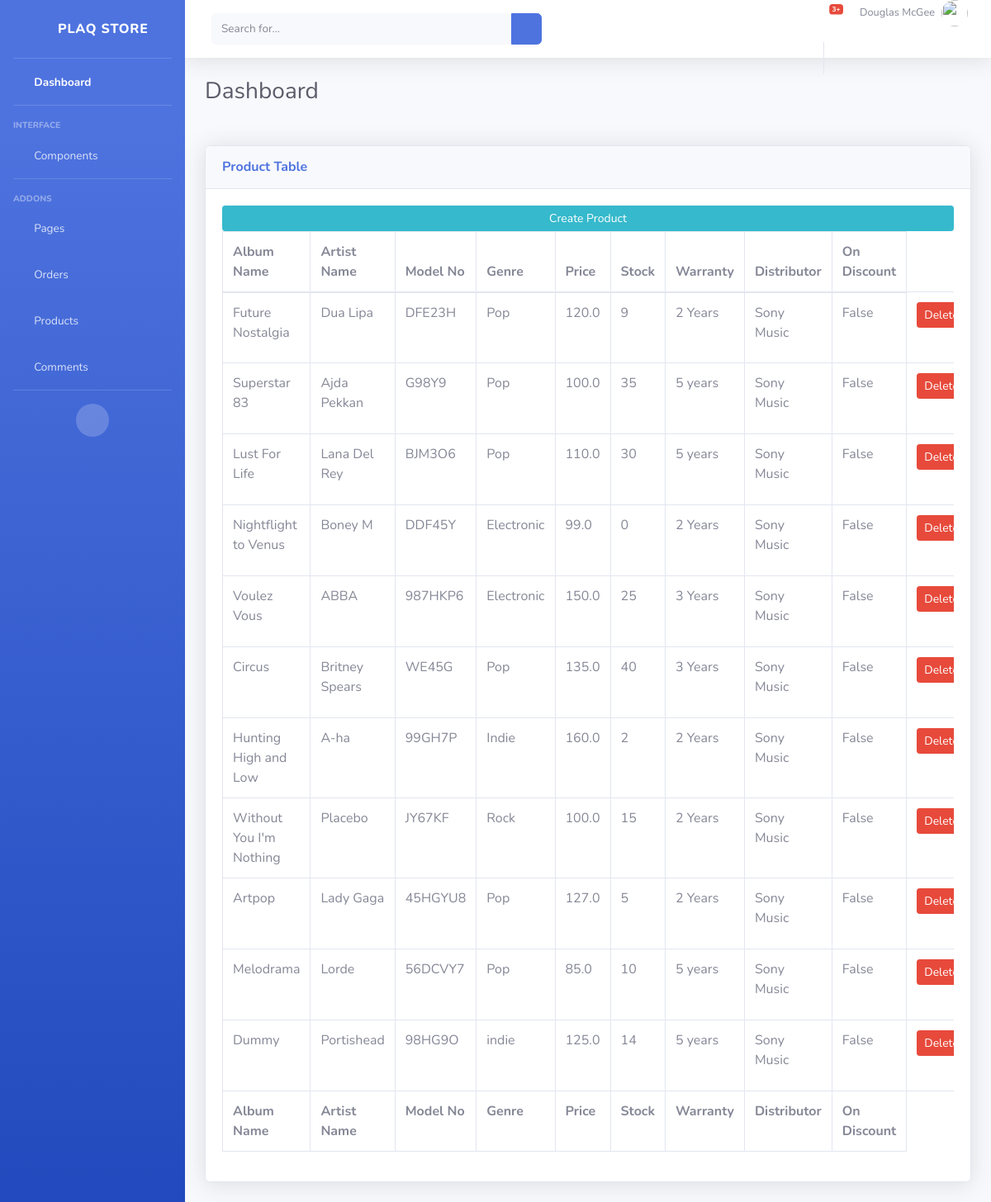
The app's page /tables/ with its own data.
### store/models.py (models this page shows, shortened)
class Product(models.Model):
    model_no = models.CharField(max_length=200, blank=True, null=True)
    album_name = models.CharField(max_length=200, blank=False)
    artist_name = models.CharField(max_length=200, blank=False)
    description = models.CharField(max_length=500, blank=True, null=True)
    genre = models.CharField(max_length=200, blank=True, null=True)
    warranty = models.CharField(max_length=200, blank=True, null=True)
    distributor = models.CharField(max_length=200, blank=True, null=True)
    price = models.FloatField()
    stock = models.IntegerField(default=0, null=True, blank=True)
    onDiscount = models.BooleanField(default= False)
    image = models.ImageField(blank=True, null=True)

### managers/views.py (the view)
# urls.py: path('tables/', mg.pmTables, name='tables'),
def pmTables(request):
    products = Product.objects.all()
    context={'products': products}
    return render(request, "managers/tables.html", context)

### managers/templates/managers/tables.html (shortened to what this page needs)
{% include 'managers/base.html' %}
{% load static %}
{%block content%}
<div class="card shadow mb-4">
    <div class="card-header py-3">
        <h6 class="m-0 font-weight-bold text-primary">Product Table</h6>
    </div>
    <div class="card-body">
        <a class="btn btn-info  btn-sm btn-block" href="{% url 'create_product' %}">Create Product</a>
        <div class="table-responsive">
            <table class="table table-bordered" id="dataTable" width="100%" cellspacing="0">
                <thead>
                    <tr>
                        <th>Album Name</th>
                        <th>Artist Name</th>
                        <th>Model No</th>
                        <th>Genre</th>
                        <th>Price</th>
                        <th>Stock</th>
                        <th>Warranty</th>
                        <th>Distributor</th>
                        <th>On Discount</th>
                    </tr>
                </thead>
                <tfoot>
                    <tr>
                        <th>Album Name</th>
                        <th>Artist Name</th>
                        <th>Model No</th>
                        <th>Genre</th>
                        <th>Price</th>
                        <th>Stock</th>
                        <th>Warranty</th>
                        <th>Distributor</th>
                        <th>On Discount</th>
                    </tr>
                </tfoot>
                <tbody>
                    {% for product in products %}
                    <tr>
                        <td>{{product.album_name}}</td>
                        <td>{{product.artist_name}}</td>
                        <td>{{product.model_no}}</td>
                        <td>{{product.genre}}</td>
                        <td>{{product.price}}</td>
                        <td>{{product.stock}}</td>
                        <td>{{product.warranty}}</td>
                        <td>{{product.distributor}}</td>
                        <td>{{product.onDiscount}}</td>
                        <td><a class="btn btn-sm btn-danger" href="{% url 'delete_product' product.id %}">Delete</a></td>
                    </tr>
                    {% endfor %}
                </tbody>
            </table>
        </div>
    </div>
</div>
{%endblock content %}

### managers/templates/managers/base.html (shortened to what this page needs)
<!DOCTYPE html>
<html lang="en">
{%load static %}
<head>
    <link href="{% static 'vendor/fontawesome-free/css/all.min.css' %}" rel="stylesheet" type="text/css">
    <link href="{% static 'css/sb-admin-2.min.css' %}" rel="stylesheet">
</head>
<body id="page-top">
    <div id="wrapper">
        <ul class="navbar-nav bg-gradient-primary sidebar sidebar-dark accordion" id="accordionSidebar">
            <a class="sidebar-brand d-flex align-items-center justify-content-center" href="/product-manager">
                <div class="sidebar-brand-icon rotate-n-15">
                    <i class="fas fa-laugh-wink"></i>
                </div>
                <div class="sidebar-brand-text mx-3">PLAQ Store</div>
            </a>
            <hr class="sidebar-divider my-0">
            <li class="nav-item active">
                <a class="nav-link" href="/product-manager">
                    <i class="fas fa-fw fa-tachometer-alt"></i>
                    <span>Dashboard</span></a>
            </li>
            <hr class="sidebar-divider">
            <div class="sidebar-heading">
                Interface
            </div>
            <li class="nav-item">
                <a class="nav-link collapsed" href="#" data-toggle="collapse" data-target="#collapseTwo"
                    aria-expanded="true" aria-controls="collapseTwo">
                    <i class="fas fa-fw fa-cog"></i>
                    <span>Components</span>
                </a>
            </li>
            <hr class="sidebar-divider">
            <div class="sidebar-heading">
                Addons
            </div>
            <li class="nav-item">
                <a class="nav-link collapsed" href="#" data-toggle="collapse" data-target="#collapsePages"
                    aria-expanded="true" aria-controls="collapsePages">
                    <i class="fas fa-fw fa-folder"></i>
                    <span>Pages</span>
                </a>
            </li>
            <li class="nav-item">
                <a class="nav-link" href="">
                    <i class="fas fa-fw fa-table"></i>
                    <span>Orders</span></a>
            </li>
            <li class="nav-item">
                <a class="nav-link" href="/tables">
                    <i class="fas fa-fw fa-table"></i>
                    <span>Products</span></a>
            </li>
            <li class="nav-item">
                <a class="nav-link" href="/comments">
                    <i class="fas fa-fw fa-table"></i>
                    <span>Comments</span></a>
            </li>
            <hr class="sidebar-divider d-none d-md-block">
            <div class="text-center d-none d-md-inline">
                <button class="rounded-circle border-0" id="sidebarToggle"></button>
            </div>
        </ul>
        <div id="content-wrapper" class="d-flex flex-column">
            <div id="content">
                <nav class="navbar navbar-expand navbar-light bg-white topbar mb-4 static-top shadow">
                    <form
                        class="d-none d-sm-inline-block form-inline mr-auto ml-md-3 my-2 my-md-0 mw-100 navbar-search">
                        <div class="input-group">
                            <input type="text" class="form-control bg-light border-0 small" placeholder="Search for..."
                                aria-label="Search" aria-describedby="basic-addon2">
                            <div class="input-group-append">
                                <button class="btn btn-primary" type="button">
                                    <i class="fas fa-search fa-sm"></i>
                                </button>
                            </div>
                        </div>
                    </form>
                    <ul class="navbar-nav ml-auto">
                        <li class="nav-item dropdown no-arrow mx-1">
                            <a class="nav-link dropdown-toggle" href="#" id="alertsDropdown" role="button"
                                data-toggle="dropdown" aria-haspopup="true" aria-expanded="false">
                                <i class="fas fa-bell fa-fw"></i>
                                <span class="badge badge-danger badge-counter">3+</span>
                            </a>
                        <li class="nav-item dropdown no-arrow">
                            <a class="nav-link dropdown-toggle" href="#" id="userDropdown" role="button"
                                data-toggle="dropdown" aria-haspopup="true" aria-expanded="false">
                                <span class="mr-2 d-none d-lg-inline text-gray-600 small">Douglas McGee</span>
                                <img class="img-profile rounded-circle"
                                    src="img/undraw_profile.svg">
                            </a>
                        </li>
                    </ul>
                </nav>
                <div class="container-fluid">
                    <div class="d-sm-flex align-items-center justify-content-between mb-4">
                        <h1 class="h3 mb-0 text-gray-800">Dashboard</h1>
                    </div>
                    <div class="row">
                    <div class="row">
        </div>
    </div>
</body>
</html>

### records on screen
Product: album_name "Future Nostalgia", artist_name "Dua Lipa", model_no "DFE23H", genre "Pop", price "120.0", stock "9", warranty "2 Years", distributor "Sony Music", onDiscount "False"
Product: album_name "Superstar 83", artist_name "Ajda Pekkan", model_no "G98Y9", genre "Pop", price "100.0", stock "35", warranty "5 years", distributor "Sony Music", onDiscount "False"
Product: album_name "Lust For Life", artist_name "Lana Del Rey", model_no "BJM3O6", genre "Pop", price "110.0", stock "30", warranty "5 years", distributor "Sony Music", onDiscount "False"
Product: album_name "Nightflight to Venus", artist_name "Boney M", model_no "DDF45Y", genre "Electronic", price "99.0", stock "0", warranty "2 Years", distributor "Sony Music", onDiscount "False"
Product: album_name "Voulez Vous", artist_name "ABBA", model_no "987HKP6", genre "Electronic", price "150.0", stock "25", warranty "3 Years", distributor "Sony Music", onDiscount "False"
Product: album_name "Circus", artist_name "Britney Spears", model_no "WE45G", genre "Pop", price "135.0", stock "40", warranty "3 Years", distributor "Sony Music", onDiscount "False"
Product: album_name "Hunting High and Low", artist_name "A-ha", model_no "99GH7P", genre "Indie", price "160.0", stock "2", warranty "2 Years", distributor "Sony Music", onDiscount "False"
Product: album_name "Without You I'm Nothing", artist_name "Placebo", model_no "JY67KF", genre "Rock", price "100.0", stock "15", warranty "2 Years", distributor "Sony Music", onDiscount "False"
Product: album_name "Artpop", artist_name "Lady Gaga", model_no "45HGYU8", genre "Pop", price "127.0", stock "5", warranty "2 Years", distributor "Sony Music", onDiscount "False"
Product: album_name "Melodrama", artist_name "Lorde", model_no "56DCVY7", genre "Pop", price "85.0", stock "10", warranty "5 years", distributor "Sony Music", onDiscount "False"
Product: album_name "Dummy", artist_name "Portishead", model_no "98HG9O", genre "indie", price "125.0", stock "14", warranty "5 years", distributor "Sony Music", onDiscount "False"
